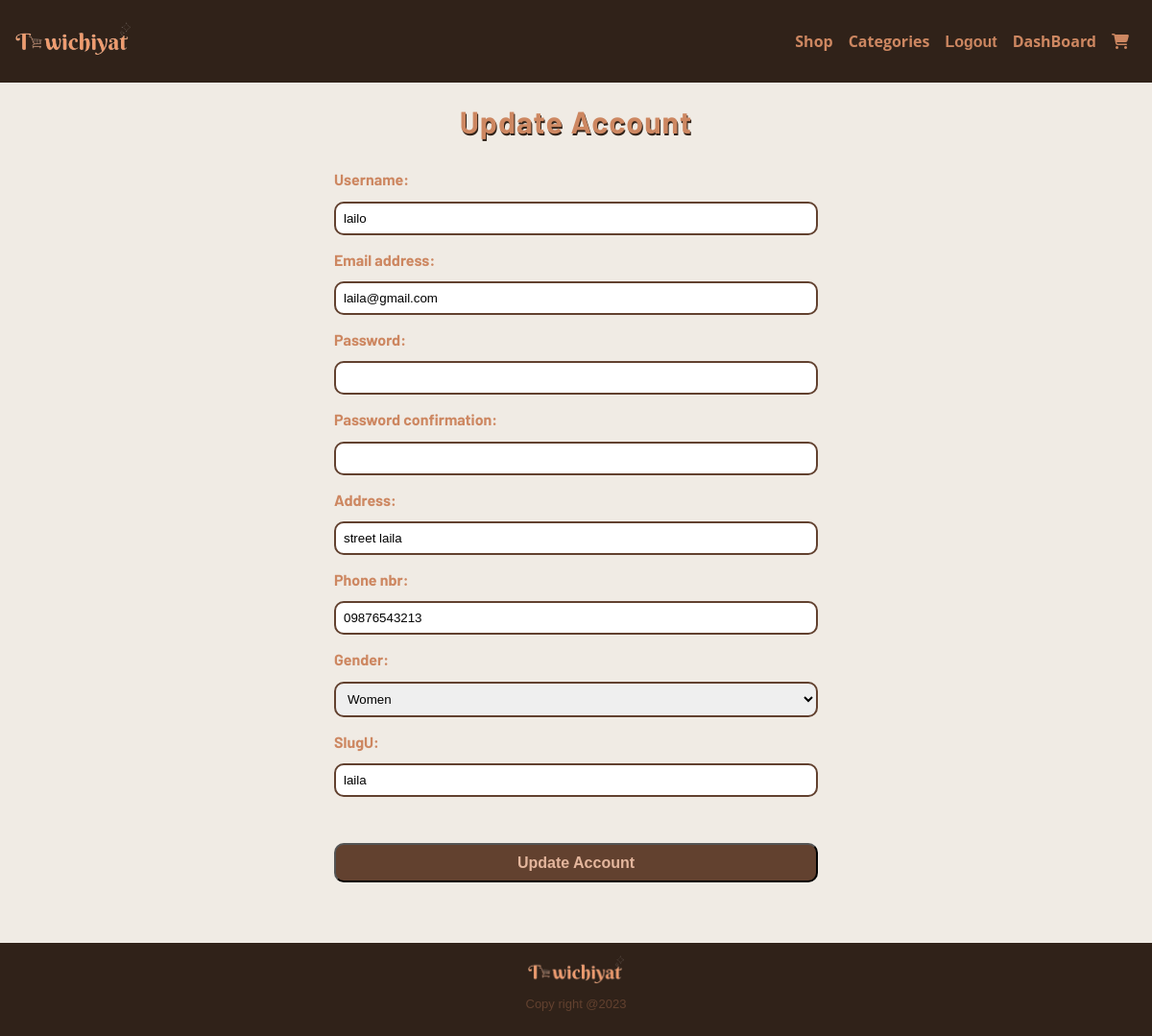
/dashboard/updateAccount/ (signed in), run on an earlier commit of the app's database.
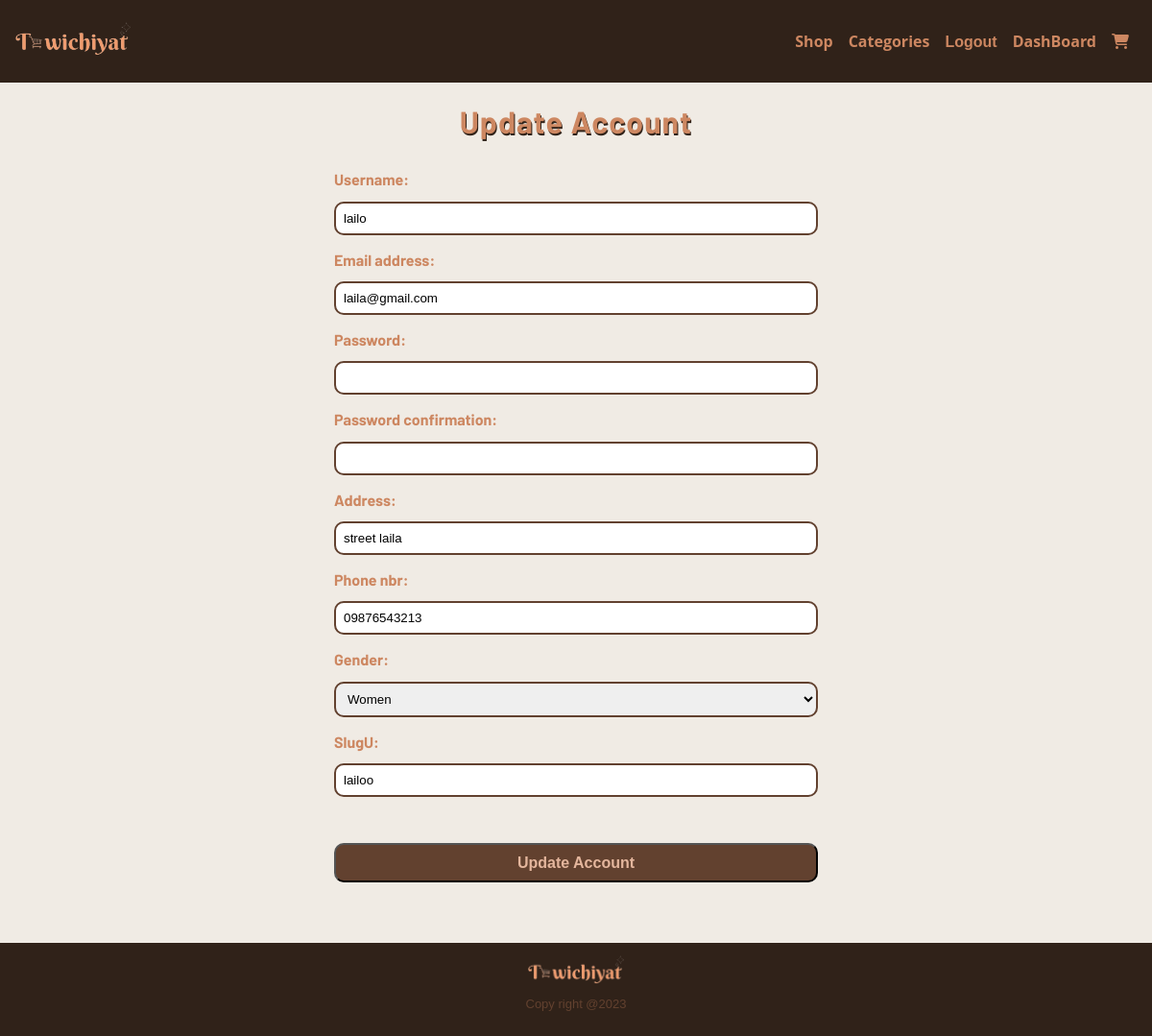
And on a later commit of the database.
### userP/models.py (models this page shows, shortened)
class Profile(models.Model):
    Women = 'Women'
    Men = 'Men'
    GENDER_CHOICES = (
        (Women, 'Women'),
        (Men, 'Men')
    )
    user = models.OneToOneField(User, related_name='userprofile', on_delete=models.CASCADE)
    is_vendor = models.BooleanField(default=False)
    address = models.CharField(max_length=150)
    phone_nbr = models.CharField(max_length=30)
    gender = models.CharField(max_length=50, choices=GENDER_CHOICES, default=Women)
    slugU =  models.SlugField(max_length=50,default=None)

### vendor_dashboard/views.py (the view)
@login_required(login_url="/userP/login")
def update_account(request):
    try:
        current_profile = Profile.objects.get(user=request.user)
    except Profile.DoesNotExist:
        current_profile = None
    if request.method == 'POST':
        user_form = UserUpdateForm(request.POST, instance=current_profile.user)
        profile_form = ProfileUpdateForm(request.POST, instance=current_profile)
        if user_form.is_valid() and profile_form.is_valid():
            user = user_form.save(commit=False)
            password = user_form.cleaned_data.get('password')
            if password:
                user.set_password(password)
            user=user_form.save()
            current_profile.address = profile_form.cleaned_data['address']
            current_profile.phone_nbr = profile_form.cleaned_data['phone_nbr']
            current_profile.gender = profile_form.cleaned_data['gender']
            current_profile.slugU = profile_form.cleaned_data['slugU']
            current_profile.save()
            if current_profile:
                profile_form.save()
            login(request, user)
            return redirect('vendor_dashboard:dashboard')
    else:
        user_form = UserUpdateForm(instance=current_profile.user)
        profile_form = ProfileUpdateForm(instance=current_profile)
    return render(request, 'vendor_dashboard/update_account.html', {'user_form': user_form, 'profile_form': profile_form, 'currentProfile': current_profile})

### userP/forms.py (shortened to what this page needs)
class UserUpdateForm(forms.ModelForm):
    password = forms.CharField(widget=forms.PasswordInput, required=False)
    password_confirmation = forms.CharField(widget=forms.PasswordInput, required=False)
    class Meta:
        model = User
        fields = ['username', 'email']

class ProfileUpdateForm(forms.ModelForm):
    class Meta:
        model = Profile
        fields = ['address', 'phone_nbr', 'gender', 'slugU']

### Store/context_processors.py (called while the page is built)
def collectionslist(request):
    return {'collectionslist':Collection.objects.filter()}

### Store/models.py (called while the page is built)
    def __str__(self):
        return self.name

### userP/context_processors.py (called while the page is built)
def profiles(request):
    return {'profiles':Profile.objects.all()}

### vendor_dashboard/templates/vendor_dashboard/update_account.html (shortened to what this page needs)
{% extends 'base_layout.html'%}
{% block content %}
    <div class="update-account-wrapper">
        <div class="update-container">
            <h1>Update Account</h1>
            <form class="site-form"  method="post">
                {{ user_form.as_p }}
                {{ profile_form.as_p }}
                <input type="submit" value="Update Account" class="update-btn">
            </form>
          </div>
    </div>
{% endblock %}

### templates/base_layout.html (shortened to what this page needs)
{% load static%}
<!DOCTYPE html>
<html lang="en">
<head>
    <link rel="stylesheet" href="{% static 'styles.css'%}">
</head>
<body>
    <header class="header">
        <div class="logo-container">
          <a href="{% url 'home'%}"> <img src="{% static 'logo.png' %}" alt="logoImg"></a>
        </div>
        <nav class="nav-bar">
            <ul>
                <li class="nav-elt"><a href="{% url 'Store:shopnow' %}"><span class="hidden"> </span><span class="text-hidden">Shop</span></a></li>
                <li class="nav-elt" id="categoriesnav">
                    <a href="#"><span class="hidden"></span><span class="text-hidden">Categories</span></a>
                </li>
                {% if user.is_authenticated %}
                    <form action="{% url 'userP:logout' %}" class="logout-link" method="POST">
                        <button type="submit" class="nav-elt"><span class="hidden"></span><span class="text-hidden">Logout</span></button>
                    </form>
                    {% for p in profiles %}
                         {% if p.user == user %}
                            {% if p.is_vendor %}
                                <li class="nav-elt"><a href="{% url 'vendor_dashboard:dashboard'%}"><span class="hidden"></span><span class="text-hidden">DashBoard</span></a></li>
                            {% else %}
                                <li class="nav-elt"><a href=""><span class="hidden"><i class="fa-sharp fa-regular fa-heart" style="color: #CD8761;"></i></span><span class="text-hidden">WatchList</span></a></li>
                            {% endif %}
                        {% endif %}
                    {% endfor %}
                {% else %}
                   <li class="nav-elt"><a href="{% url 'userP:login'%}"><span class="hidden"><i class="fa-solid fa-user" style="color: #CD8761;"></i></span><span class="text-hidden">LogIn</span></a></li>
                {% endif %}
                <li class="nav-elt rounded-cart" ><a href="#"><span><i class="fa-solid fa-cart-shopping" style="color: #CD8761;"></i></span></a></li>
            </ul>
        </nav>
    </header>
    {% block content%}
    {% endblock%}
    <footer class="footer footer-absolute">
        <img src="{% static 'logo.png' %}" alt="" width="100px">
        <p class="copy-right">Copy right @2023</p>
    </footer>
</body>
</html>

What changed in the data, as far as the page shows it:
changed Profile "street laila": slugU "laila" → "lailoo"
